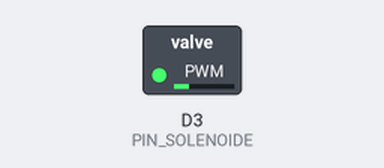
Recording of a sketch running on a simulated ESP8266 (NodeMCU). Parts: switched loads named in the sketch (green lamp = pin HIGH).

Above: at 2.05 s.
At 9.0 s:
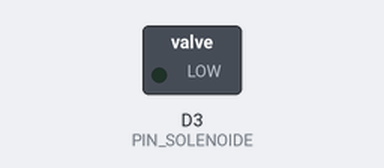
Timing chart, 0 to 11.2 s (numbered marks = the images above):
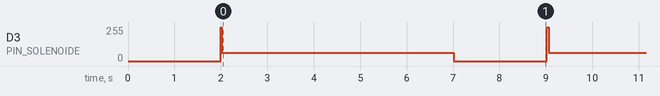

Measured:
- by itself, D3 (PIN_SOLENOIDE): repeats every 7.0 s: 63/255 5.0 s, 0/255 2.0 s, 254/255 0.04 s

The sketch:

03_bobina_hold.ino
```cpp
#include "pwm.h"

#define PIN_SOLENOIDE D3

PwmOut solenoide(PIN_SOLENOIDE);

#define MIN_STRIKE_MS 10UL   // Pianissimo
#define MAX_STRIKE_MS 45UL   // Fortissimo

#define PERC_MANTENIMENTO 25.0f

void setup() {
  delay(1000);

  solenoide.begin(20000.0f, 0.0f);

  delay(1000);
}

void loop() {
  noteOn(30);
  delay(5000);

  noteOff();
  delay(2000);

  noteOn(120);
  delay(5000);

  noteOff();
  delay(2000);
}

void noteOn(uint8_t velocity) {
  if (velocity == 0) {
    noteOff();
    return;
  }

  uint32_t strike_ms = map(velocity, 1, 127, MIN_STRIKE_MS, MAX_STRIKE_MS);

  solenoide.pulse_perc(100.0f);
  delay(strike_ms);

  solenoide.pulse_perc(PERC_MANTENIMENTO);
}

void noteOff() {
  solenoide.pulse_perc(0.0f);
}
```
